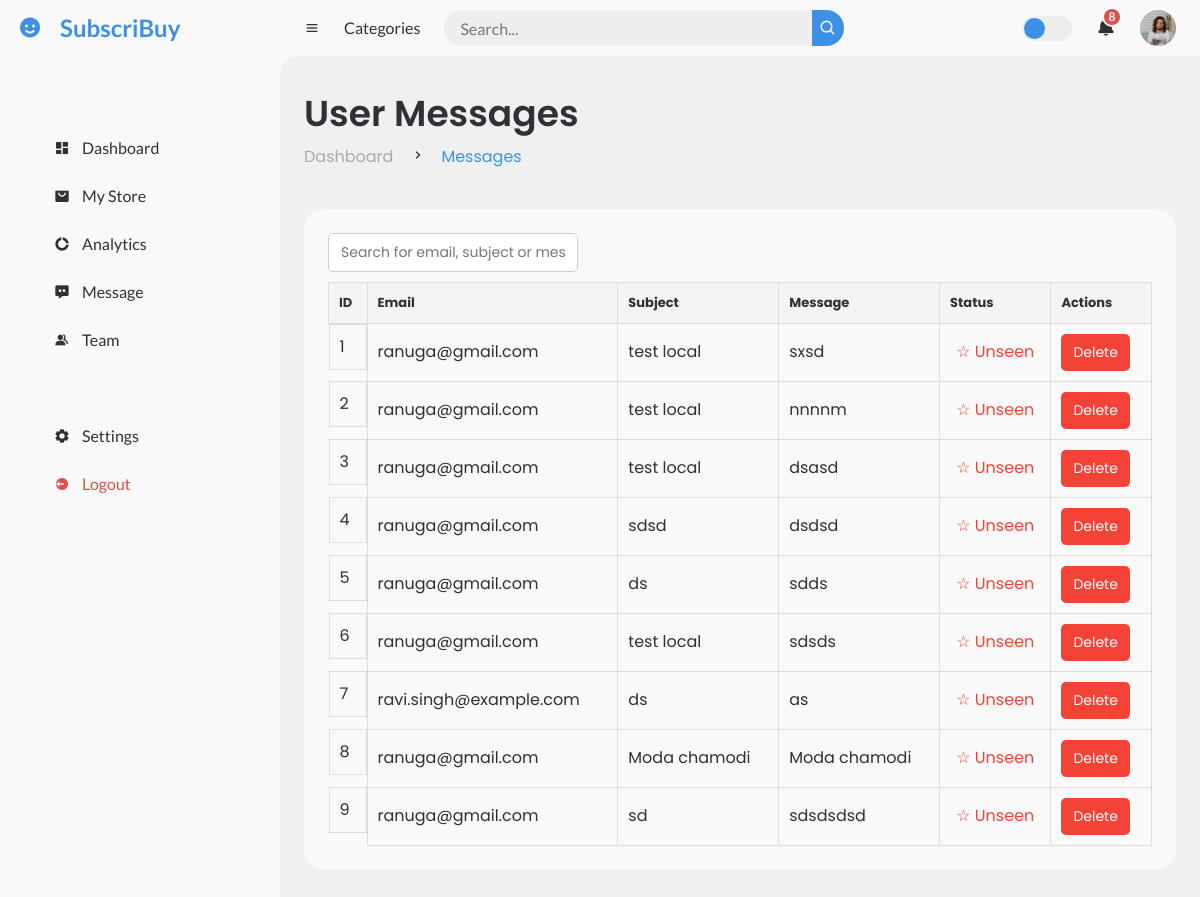
/admin/admin-messages.php, run on an earlier commit of the app's database.
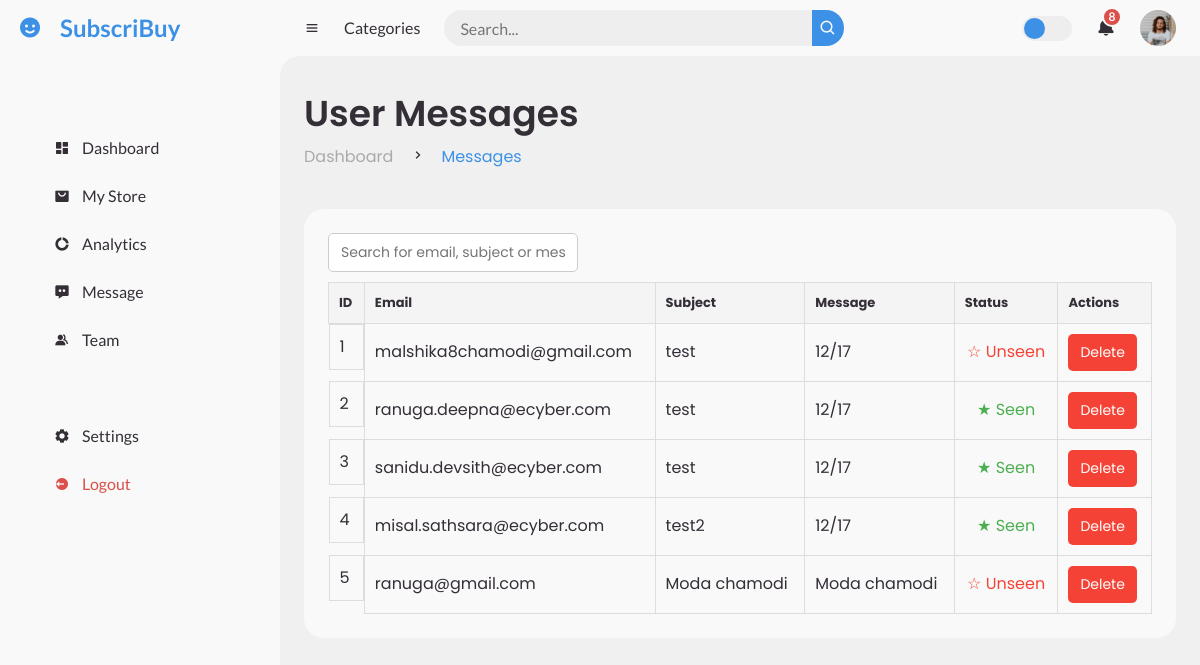
And on a later commit of the database.
### tables this page shows
CREATE TABLE `contact` (
  `id` int(11) NOT NULL,
  `email` varchar(150) NOT NULL,
  `subject` varchar(100) NOT NULL,
  `message` varchar(250) NOT NULL,
  `seen` tinyint(1) DEFAULT '0'
);

### admin/fetch_messages.php (the view, shortened to what this page needs)
<?php
include '../dbase.php';
$sql = "SELECT * FROM contact ORDER BY id DESC";
$result = $conn->query($sql);
?>
<input type="text" id="searchInput" onkeyup="searchTable()" placeholder="Search for email, subject or message..."
    style="width: 250px; padding: 8px 12px; border-radius: 5px; border: 1px solid #ccc; font-size: 14px;
       outline: none; transition: border-color 0.3s ease;"
    onfocus="this.style.borderColor='#007bff';" onblur="this.style.borderColor='#ccc';">
<table id="messagesTable" style="width: 100%; border-collapse: collapse; margin-top: 10px;">
    <thead>
        <tr style="background-color: #f4f4f4; text-align: left;">
            <th style="padding: 10px; border: 1px solid #ddd;">ID</th>
            <th style="padding: 10px; border: 1px solid #ddd;">Email</th>
            <th style="padding: 10px; border: 1px solid #ddd;">Subject</th>
            <th style="padding: 10px; border: 1px solid #ddd;">Message</th>
            <th style="padding: 10px; border: 1px solid #ddd;">Status</th>
            <th style="padding: 10px; border: 1px solid #ddd;">Actions</th>
        </tr>
    </thead>
    <tbody>
        <?php
        if ($result->num_rows > 0) {
            $rowNumber = 1;
            while ($row = $result->fetch_assoc()) {
                echo "<tr>";
                echo "<td style='padding: 10px; border: 1px solid #ddd;'>{$rowNumber}</td>";
                echo "<td style='padding: 10px; border: 1px solid #ddd;'>{$row['email']}</td>";
                echo "<td style='padding: 10px; border: 1px solid #ddd;'>{$row['subject']}</td>";
                echo "<td style='padding: 10px; border: 1px solid #ddd;'>{$row['message']}</td>";
                if ($row['seen']) {
                    echo "<td style='padding: 10px; border: 1px solid #ddd; text-align: center;'>
                    <span style='
                        font-size: 16px;
                        color: #4caf50;'>
                        &#9733; Seen
                    </span>
                  </td>";
                } else {
                    echo "<td style='padding: 10px; border: 1px solid #ddd; text-align: center;'>
                    <span style='
                        font-size: 16px;
                        color: #f44336;'>
                        &#9734; Unseen
                    </span>
                  </td>";
                }
                echo "<td style='padding: 10px; border: 1px solid #ddd;'>
                    <button class='delete-btn' data-id='" . htmlspecialchars($row['id']) . "' style='
                        padding: 8px 12px;
                        font-size: 14px;
                        color: #fff;
                        background-color: #f44336;
                        border: none;
                        border-radius: 5px;
                        cursor: pointer;
                        transition: background-color 0.3s ease;'
                        onmouseover=\"this.style.backgroundColor='#d32f2f';\"
                        onmouseout=\"this.style.backgroundColor='#f44336';\">
                        Delete
                    </button>
                  </td>";
                echo "</tr>";
                $rowNumber++;
            }
        } else {
            echo "<tr><td colspan='5' style='text-align: center; padding: 10px;'>No messages found</td></tr>";
        }
        ?>
    </tbody>
</table>

### admin/admin-header.php (shortened to what this page needs)
<?php
$activePage = isset($activePage) ? $activePage : '';
?>
<!DOCTYPE html>
<html lang="en">
<head>
	<link href='https://unpkg.com/boxicons@2.0.9/css/boxicons.min.css' rel='stylesheet'>
	<link href="https://cdn.jsdelivr.net/npm/bootstrap@5.3.0-alpha1/dist/css/bootstrap.min.css" rel="stylesheet">
	<link rel="stylesheet" href="style.css">
    <link rel="stylesheet" href="myStoreStyle.css">
</head>
<body>
<section id="sidebar">
	<a href="#" class="brand">
		<i class='bx bxs-smile'></i>
		<span class="text">SubscriBuy</span>
	</a>
	<ul class="side-menu top">
		<li class="<?= $activePage === 'dashboard' ? 'active' : '' ?>">
			<a href="index.php">
				<i class='bx bxs-dashboard'></i>
				<span class="text">Dashboard</span>
			</a>
		</li>
		<li class="<?= $activePage === 'myStore' ? 'active' : '' ?>">
			<a href="myStore.php">
				<i class='bx bxs-shopping-bag-alt'></i>
				<span class="text">My Store</span>
			</a>
		</li>
		<li>
			<a href="#">
				<i class='bx bxs-doughnut-chart'></i>
				<span class="text">Analytics</span>
			</a>
		</li>
		<li class="<?= $activePage === 'message' ? 'active' : '' ?>">
			<a href="admin-messages.php">
				<i class='bx bxs-message-dots'></i>
				<span class="text">Message</span>
			</a>
		</li>
		<li>
			<a href="#">
				<i class='bx bxs-group'></i>
				<span class="text">Team</span>
			</a>
		</li>
	</ul>
	<ul class="side-menu">
		<li>
			<a href="admin.php">
				<i class='bx bxs-cog'></i>
				<span class="text">Settings</span>
			</a>
		</li>
		<li>
			<a href="logout.php" class="logout">
				<i class='bx bxs-log-out-circle'></i>
				<span class="text">Logout</span>
			</a>
		</li>
	</ul>
</section>
<section id="content">
    <nav>
        <i class='bx bx-menu'></i>
        <a href="#" class="nav-link">Categories</a>
        <form action="#">
            <div class="form-input">
                <input type="search" placeholder="Search...">
                <button type="submit" class="search-btn"><i class='bx bx-search'></i></button>
            </div>
        </form>
        <label for="switch-mode" class="switch-mode"></label>
        <a href="#" class="notification">
            <i class='bx bxs-bell'></i>
            <span class="num">8</span>
        </a>
        <a href="#" class="profile">
            <img src="img/people.png">
        </a>
    </nav>

### admin/admin-messages.php (shortened to what this page needs)
<?php
$activePage = 'messages';
include('admin-header.php');
?>
<main>
    <div class="head-title">
        <div class="left">
            <h1>User Messages</h1>
            <ul class="breadcrumb">
                <li>
                    <a href="index.php">Dashboard</a>
                </li>
                <li><i class='bx bx-chevron-right'></i></li>
                <li>
                    <a class="active" href="admin-messages.php">Messages</a>
                </li>
            </ul>
        </div>
    </div>
    <div class="table-data">
        <div class="order">
            <table>
                 <?php include 'fetch_messages.php'; ?>
            </table>
        </div>
    </div>
</main>
<?php
include 'admin-footer.php';
?>

### admin/admin-footer.php (shortened to what this page needs)
</body>
</html>

### admin/mystorestyle.css (style rules this page uses)
body { font-family: 'Poppins', sans-serif; background-color: #f0f0f0; }

What changed in the data, as far as the page shows it:
removed contact: email "ranuga@gmail.com", subject "test local", message "sxsd", seen "☆ Unseen"
removed contact: email "ranuga@gmail.com", subject "test local", message "nnnnm", seen "☆ Unseen"
removed contact: email "ranuga@gmail.com", subject "test local", message "dsasd", seen "☆ Unseen"
removed contact: email "ranuga@gmail.com", subject "sdsd", message "dsdsd", seen "☆ Unseen"
removed contact: email "ranuga@gmail.com", subject "ds", message "sdds", seen "☆ Unseen"
removed contact: email "ranuga@gmail.com", subject "test local", message "sdsds", seen "☆ Unseen"
removed contact: email "ravi.singh@example.com", subject "ds", message "as", seen "☆ Unseen"
removed contact: email "ranuga@gmail.com", subject "sd", message "sdsdsdsd", seen "☆ Unseen"
added contact: email "malshika8chamodi@gmail.com", subject "test", message "12/17", seen "☆ Unseen"
added contact: email "ranuga.deepna@ecyber.com", subject "test", message "12/17", seen "★ Seen"
added contact: email "sanidu.devsith@ecyber.com", subject "test", message "12/17", seen "★ Seen"
added contact: email "misal.sathsara@ecyber.com", subject "test2", message "12/17", seen "★ Seen"
